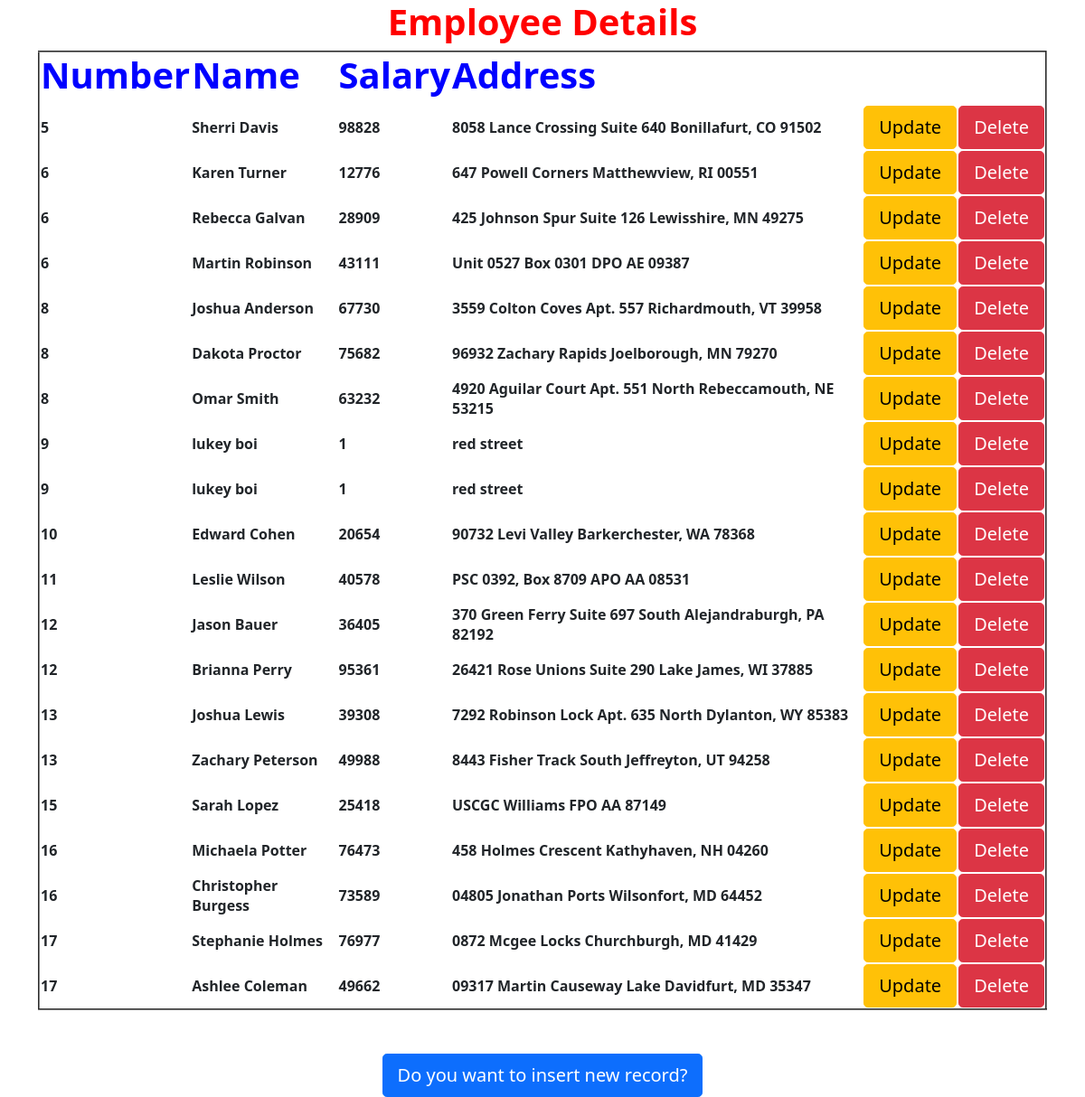
The page / on the database its author committed.
### myApp/models.py (models this page shows)
class Employee(models.Model):
    eno=models.IntegerField()
    ename=models.CharField(max_length=50)
    esal=models.IntegerField()
    eaddr=models.CharField(max_length=100)

### myApp/views.py (the view)
# urls.py: url(r'^$',views.display),
def display(request):
    e=Employee.objects.order_by('eno')
    d={'emp':e}
    return render(request,'myApp/index.html',d)

### templates/myApp/index.html (shortened to what this page needs)
<html>
 {%extends 'myApp/parent.html'%}
  {%block for_child%}
  <h1 style="color:red;"><b>Employee Details</b></h1>
  <table border="2">
   <tr style="color:Blue">
    <th><h1><b>Number</b></h1></th>
	<th><h1><b>Name</b></h1></th>
	<th><h1><b>Salary</b></h1></th>
	<th><h1><b>Address</b></h1></th>
   </tr>
   {%for x in emp%}
   <tr>
    <td><b>{{x.eno}}</b></td>
	<td><b>{{x.ename}}</b></td>
	<td><b>{{x.esal}}</b></td>
	<td><b>{{x.eaddr}}</b></td>
	<td><a href="/update/{{x.id}}" class="btn btn-lg btn-warning">Update</a>
	<td><a href="/delete/{{x.id}}" class="btn btn-lg btn-danger">Delete</a>
	</td>
   </tr>
   {%endfor%}
   </table><br><br>
   <a href="/insert/" class="btn btn-lg btn-primary">Do you want to insert new record? </a>
  {%endblock%}

### templates/myApp/parent.html (shortened to what this page needs)
<html>
 <head>
  <link href="https://cdn.jsdelivr.net/npm/bootstrap@5.0.0-beta1/dist/css/bootstrap.min.css" rel="stylesheet">
 </head>
 <body>
  <div class="container" align="center">
   {%block for_child%}
   {%endblock%}
  </div>
 </body>
</html>

### rows shown on the page
Employee: eno "5", ename "Sherri Davis", esal "98828", eaddr "8058 Lance Crossing Suite 640 Bonillafurt, CO 91502"
Employee: eno "6", ename "Karen Turner", esal "12776", eaddr "647 Powell Corners Matthewview, RI 00551"
Employee: eno "6", ename "Rebecca Galvan", esal "28909", eaddr "425 Johnson Spur Suite 126 Lewisshire, MN 49275"
Employee: eno "6", ename "Martin Robinson", esal "43111", eaddr "Unit 0527 Box 0301 DPO AE 09387"
Employee: eno "8", ename "Joshua Anderson", esal "67730", eaddr "3559 Colton Coves Apt. 557 Richardmouth, VT 39958"
Employee: eno "8", ename "Dakota Proctor", esal "75682", eaddr "96932 Zachary Rapids Joelborough, MN 79270"
Employee: eno "8", ename "Omar Smith", esal "63232", eaddr "4920 Aguilar Court Apt. 551 North Rebeccamouth, NE 53215"
Employee: eno "9", ename "lukey boi", esal "1", eaddr "red street"
Employee: eno "9", ename "lukey boi", esal "1", eaddr "red street"
Employee: eno "10", ename "Edward Cohen", esal "20654", eaddr "90732 Levi Valley Barkerchester, WA 78368"
Employee: eno "11", ename "Leslie Wilson", esal "40578", eaddr "PSC 0392, Box 8709 APO AA 08531"
Employee: eno "12", ename "Jason Bauer", esal "36405", eaddr "370 Green Ferry Suite 697 South Alejandraburgh, PA 82192"
Employee: eno "12", ename "Brianna Perry", esal "95361", eaddr "26421 Rose Unions Suite 290 Lake James, WI 37885"
Employee: eno "13", ename "Joshua Lewis", esal "39308", eaddr "7292 Robinson Lock Apt. 635 North Dylanton, WY 85383"
Employee: eno "13", ename "Zachary Peterson", esal "49988", eaddr "8443 Fisher Track South Jeffreyton, UT 94258"
Employee: eno "15", ename "Sarah Lopez", esal "25418", eaddr "USCGC Williams FPO AA 87149"
Employee: eno "16", ename "Michaela Potter", esal "76473", eaddr "458 Holmes Crescent Kathyhaven, NH 04260"
Employee: eno "16", ename "Christopher Burgess", esal "73589", eaddr "04805 Jonathan Ports Wilsonfort, MD 64452"
Employee: eno "17", ename "Stephanie Holmes", esal "76977", eaddr "0872 Mcgee Locks Churchburgh, MD 41429"
Employee: eno "17", ename "Ashlee Coleman", esal "49662", eaddr "09317 Martin Causeway Lake Davidfurt, MD 35347"
